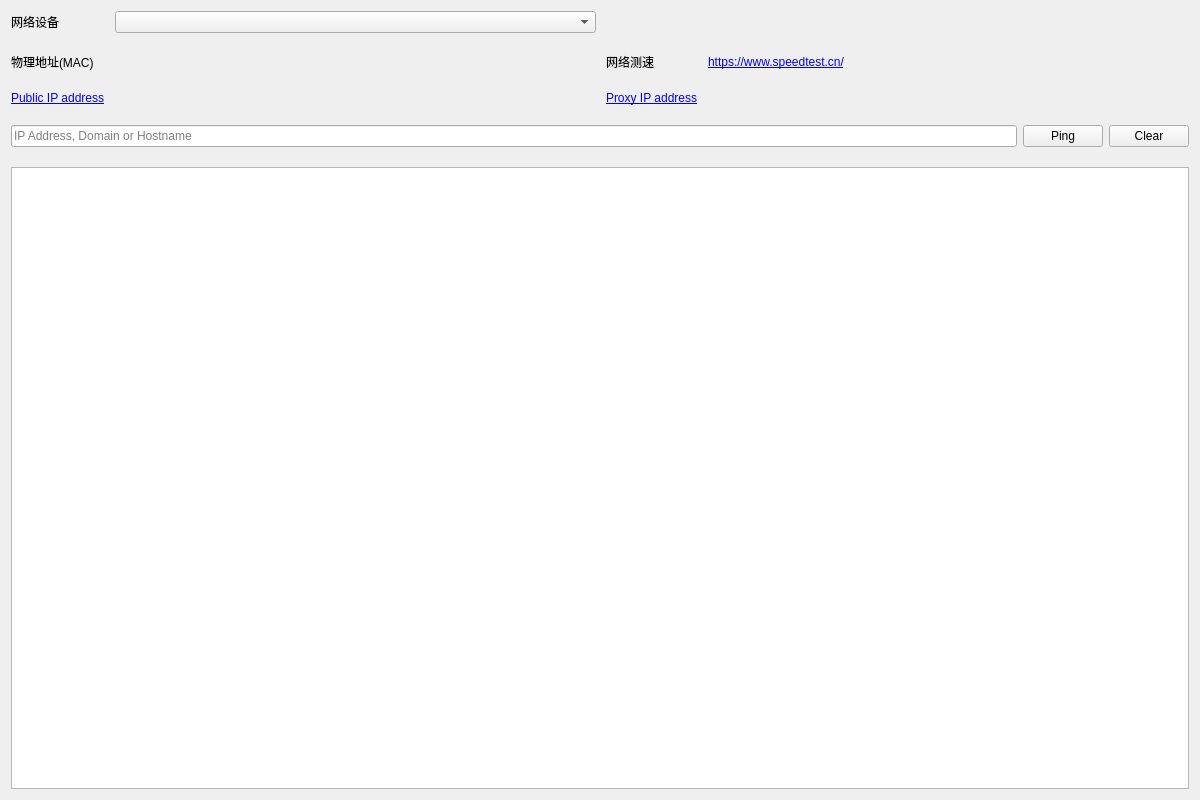
<?xml version="1.0" encoding="UTF-8"?>
<ui version="4.0">
 <class>NetToolClass</class>
 <widget class="QWidget" name="NetToolClass">
  <property name="geometry">
   <rect>
    <x>0</x>
    <y>0</y>
    <width>1200</width>
    <height>800</height>
   </rect>
  </property>
  <property name="minimumSize">
   <size>
    <width>1200</width>
    <height>800</height>
   </size>
  </property>
  <property name="windowTitle">
   <string>NetTool</string>
  </property>
  <property name="windowIcon">
   <iconset resource="../devtools.qrc">
    <normaloff>:/images/DevTools.svg</normaloff>:/images/DevTools.svg</iconset>
  </property>
  <layout class="QGridLayout" name="gridLayout_2">
   <item row="0" column="1">
    <layout class="QGridLayout" name="gridLayout" columnstretch="1,10,1,10">
     <property name="horizontalSpacing">
      <number>10</number>
     </property>
     <property name="verticalSpacing">
      <number>20</number>
     </property>
     <item row="2" column="2">
      <widget class="QLabel" name="label_4">
       <property name="toolTip">
        <string>https://www.ipaddress.com/</string>
       </property>
       <property name="text">
        <string>&lt;html&gt;&lt;head/&gt;&lt;body&gt;&lt;p&gt;&lt;a href=&quot;https://www.ipaddress.com/&quot;&gt;&lt;span style=&quot; text-decoration: underline; color:#0000ff;&quot;&gt;Proxy IP address&lt;/span&gt;&lt;/a&gt;&lt;/p&gt;&lt;/body&gt;&lt;/html&gt;</string>
       </property>
       <property name="openExternalLinks">
        <bool>true</bool>
       </property>
      </widget>
     </item>
     <item row="2" column="0">
      <widget class="QLabel" name="label_3">
       <property name="toolTip">
        <string>https://www.ipaddress.com/</string>
       </property>
       <property name="text">
        <string>&lt;html&gt;&lt;head/&gt;&lt;body&gt;&lt;p&gt;&lt;a href=&quot;https://www.ipaddress.com/&quot;&gt;&lt;span style=&quot; text-decoration: underline; color:#0000ff;&quot;&gt;Public IP address&lt;/span&gt;&lt;/a&gt;&lt;/p&gt;&lt;/body&gt;&lt;/html&gt;</string>
       </property>
       <property name="openExternalLinks">
        <bool>true</bool>
       </property>
      </widget>
     </item>
     <item row="2" column="1">
      <widget class="QLabel" name="label_public_ip">
       <property name="text">
        <string/>
       </property>
      </widget>
     </item>
     <item row="1" column="0">
      <widget class="QLabel" name="label">
       <property name="text">
        <string>物理地址(MAC)</string>
       </property>
      </widget>
     </item>
     <item row="0" column="0">
      <widget class="QLabel" name="label_2">
       <property name="text">
        <string>网络设备</string>
       </property>
      </widget>
     </item>
     <item row="2" column="3">
      <widget class="QLabel" name="label_proxy_ip">
       <property name="text">
        <string/>
       </property>
      </widget>
     </item>
     <item row="1" column="3">
      <widget class="QLabel" name="label_6">
       <property name="text">
        <string>&lt;html&gt;&lt;head/&gt;&lt;body&gt;&lt;p&gt;&lt;a href=&quot;https://www.speedtest.cn/&quot;&gt;&lt;span style=&quot; text-decoration: underline; color:#0000ff;&quot;&gt;https://www.speedtest.cn/&lt;/span&gt;&lt;/a&gt;&lt;/p&gt;&lt;/body&gt;&lt;/html&gt;</string>
       </property>
       <property name="openExternalLinks">
        <bool>true</bool>
       </property>
      </widget>
     </item>
     <item row="1" column="1">
      <widget class="QLabel" name="label_mac">
       <property name="text">
        <string/>
       </property>
      </widget>
     </item>
     <item row="1" column="2">
      <widget class="QLabel" name="label_5">
       <property name="text">
        <string>网络测速</string>
       </property>
      </widget>
     </item>
     <item row="0" column="1">
      <widget class="QComboBox" name="combo_interfaces"/>
     </item>
     <item row="6" column="0" colspan="4">
      <layout class="QHBoxLayout" name="horizontalLayout">
       <item>
        <widget class="QLineEdit" name="line_ping">
         <property name="placeholderText">
          <string>IP Address, Domain or Hostname</string>
         </property>
        </widget>
       </item>
       <item>
        <widget class="QPushButton" name="btn_ping">
         <property name="text">
          <string>Ping</string>
         </property>
        </widget>
       </item>
       <item>
        <widget class="QPushButton" name="btn_clear">
         <property name="text">
          <string>Clear</string>
         </property>
        </widget>
       </item>
      </layout>
     </item>
     <item row="9" column="0" colspan="4">
      <widget class="QPlainTextEdit" name="text_edit">
       <property name="readOnly">
        <bool>true</bool>
       </property>
      </widget>
     </item>
    </layout>
   </item>
  </layout>
 </widget>
 <layoutdefault spacing="6" margin="11"/>
 <resources>
  <include location="../devtools.qrc"/>
 </resources>
 <connections/>
</ui>
